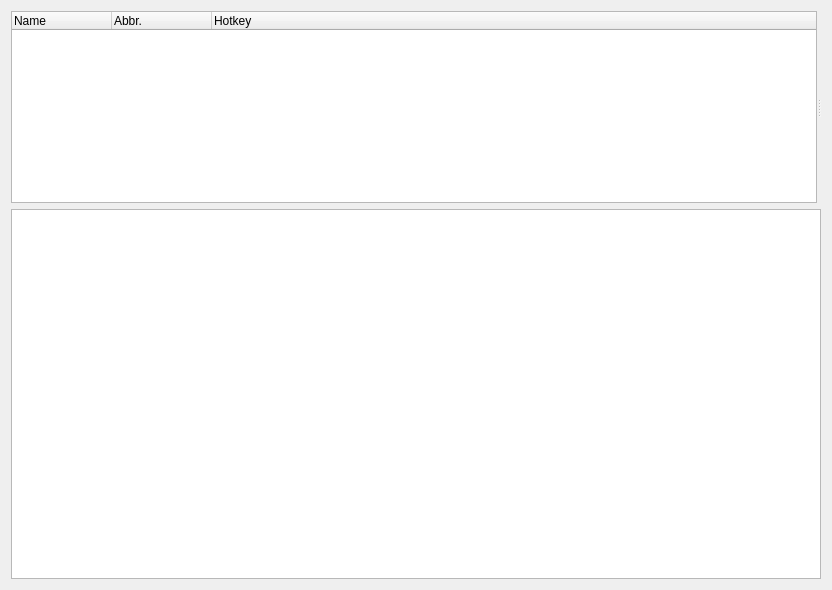
<?xml version="1.0" encoding="UTF-8"?>
<ui version="4.0">
 <class>CentralWidget</class>
 <widget class="QWidget" name="CentralWidget">
  <property name="geometry">
   <rect>
    <x>0</x>
    <y>0</y>
    <width>832</width>
    <height>590</height>
   </rect>
  </property>
  <property name="windowTitle">
   <string>Form</string>
  </property>
  <layout class="QVBoxLayout" name="verticalLayout_2">
   <item>
    <widget class="QSplitter" name="splitter">
     <property name="orientation">
      <enum>Qt::Horizontal</enum>
     </property>
     <widget class="AkTreeWidget" name="treeWidget">
      <property name="sizePolicy">
       <sizepolicy hsizetype="Expanding" vsizetype="Expanding">
        <horstretch>1</horstretch>
        <verstretch>0</verstretch>
       </sizepolicy>
      </property>
      <property name="contextMenuPolicy">
       <enum>Qt::CustomContextMenu</enum>
      </property>
      <property name="dragEnabled">
       <bool>true</bool>
      </property>
      <property name="dragDropMode">
       <enum>QAbstractItemView::InternalMove</enum>
      </property>
      <property name="selectionMode">
       <enum>QAbstractItemView::ExtendedSelection</enum>
      </property>
      <property name="animated">
       <bool>true</bool>
      </property>
      <property name="headerHidden">
       <bool>false</bool>
      </property>
      <property name="columnCount">
       <number>3</number>
      </property>
      <attribute name="headerVisible">
       <bool>true</bool>
      </attribute>
      <column>
       <property name="text">
        <string>Name</string>
       </property>
      </column>
      <column>
       <property name="text">
        <string>Abbr.</string>
       </property>
      </column>
      <column>
       <property name="text">
        <string>Hotkey</string>
       </property>
      </column>
     </widget>
     <widget class="QWidget" name="qwidget_1" native="true">
      <property name="sizePolicy">
       <sizepolicy hsizetype="Preferred" vsizetype="Preferred">
        <horstretch>2</horstretch>
        <verstretch>0</verstretch>
       </sizepolicy>
      </property>
      <layout class="QVBoxLayout" name="verticalLayout">
       <item>
        <widget class="QStackedWidget" name="stack">
         <property name="sizePolicy">
          <sizepolicy hsizetype="Preferred" vsizetype="Preferred">
           <horstretch>1</horstretch>
           <verstretch>0</verstretch>
          </sizepolicy>
         </property>
         <property name="currentIndex">
          <number>0</number>
         </property>
         <widget class="FolderPage" name="folderPage"/>
         <widget class="PhrasePage" name="phrasePage"/>
         <widget class="ScriptPage" name="scriptPage"/>
        </widget>
       </item>
      </layout>
     </widget>
    </widget>
   </item>
   <item>
    <widget class="QListWidget" name="listWidget">
     <property name="contextMenuPolicy">
      <enum>Qt::ActionsContextMenu</enum>
     </property>
     <property name="showDropIndicator" stdset="0">
      <bool>false</bool>
     </property>
     <property name="alternatingRowColors">
      <bool>true</bool>
     </property>
     <property name="selectionMode">
      <enum>QAbstractItemView::NoSelection</enum>
     </property>
     <property name="wordWrap">
      <bool>true</bool>
     </property>
    </widget>
   </item>
  </layout>
 </widget>
 <customwidgets>
  <customwidget>
   <class>FolderPage</class>
   <extends>QWidget</extends>
   <header>configwindow.h</header>
   <container>1</container>
  </customwidget>
  <customwidget>
   <class>PhrasePage</class>
   <extends>QWidget</extends>
   <header>configwindow.h</header>
   <container>1</container>
  </customwidget>
  <customwidget>
   <class>ScriptPage</class>
   <extends>QWidget</extends>
   <header>configwindow.h</header>
   <container>1</container>
  </customwidget>
  <customwidget>
   <class>AkTreeWidget</class>
   <extends>QTreeWidget</extends>
   <header>configwindow.h</header>
  </customwidget>
 </customwidgets>
 <resources/>
 <connections/>
</ui>
